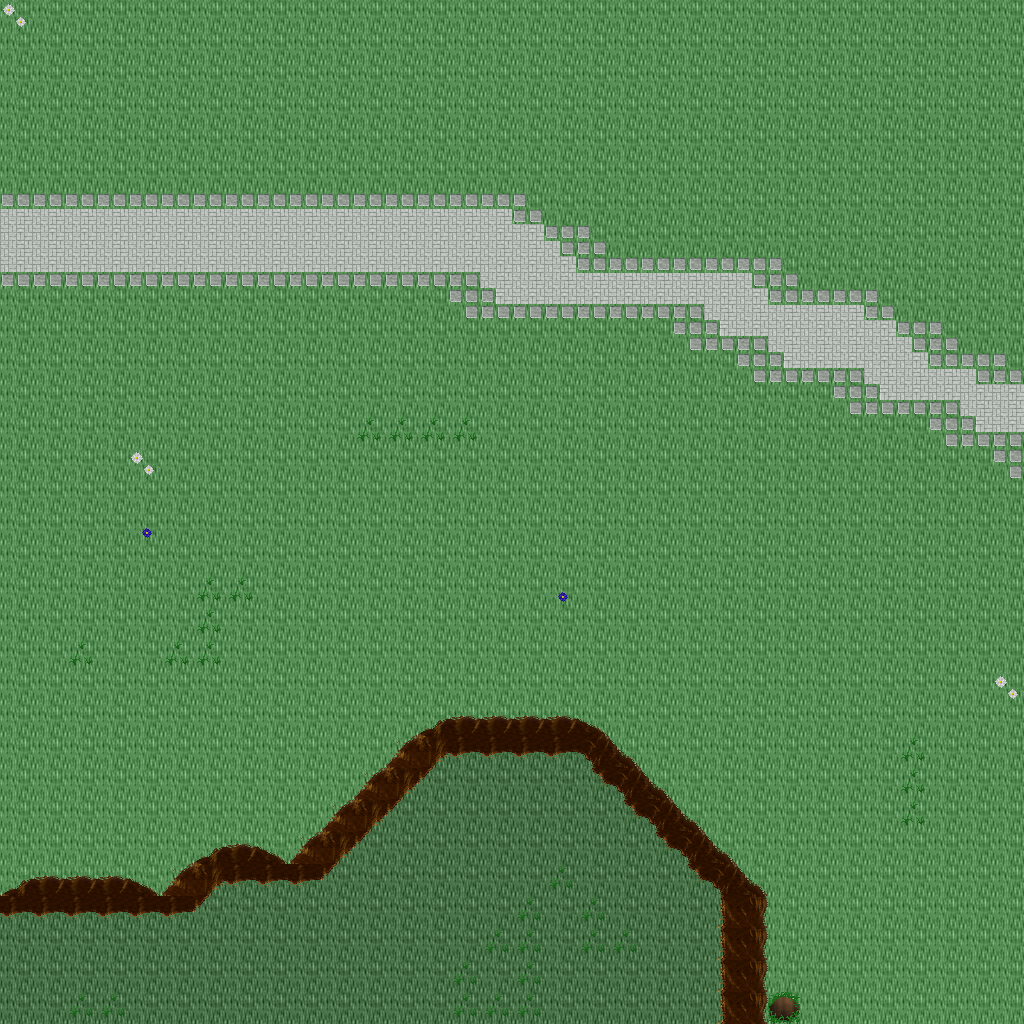

This is a level from a 2D game, rendered from its Tiled map with the project's own tilesets. A one-line summary and the map file follow, with tile-layer data summarised:
An orthogonal 32x32 tile map with 32x32 px tiles, 5 tile layers (Ground, Objects, Objects2, Above, ...), 1 hidden layer not drawn, 24 tilesets.

<map version="1.10" tiledversion="1.11.0" orientation="orthogonal" renderorder="right-down" width="32" height="32" tilewidth="32" tileheight="32" infinite="0" nextlayerid="11" nextobjectid="1">
 <tileset firstgid="1" name="ground_ground" tilewidth="32" tileheight="32" tilecount="33" columns="3">
  <image source="../drawable/ground_ground.png" width="96" height="352" />
 </tileset>
 <tileset firstgid="34" name="ground_ridge_earth_dark" tilewidth="32" tileheight="32" tilecount="96" columns="12">
  <image source="../drawable/ground_ridge_earth_dark.png" width="384" height="256" />
 </tileset>
 <tileset firstgid="130" name="plant_grasses" tilewidth="32" tileheight="32" tilecount="6" columns="3">
  <image source="../drawable/plant_grasses.png" width="96" height="64" />
 </tileset>
 <tileset firstgid="136" name="ground_grass_edges" tilewidth="32" tileheight="32" tilecount="36" columns="12">
  <image source="../drawable/ground_grass_edges.png" width="384" height="96" />
 </tileset>
 <tileset firstgid="172" name="ground_rock_pebbles" tilewidth="32" tileheight="32" tilecount="3" columns="1">
  <image source="../drawable/ground_rock_pebbles.png" width="32" height="96" />
 </tileset>
 <tileset firstgid="175" name="plant_flower_daisy_blue" tilewidth="32" tileheight="32" tilecount="8" columns="2">
  <image source="../drawable/plant_flower_daisy_blue.png" width="64" height="128" />
 </tileset>
 <tileset firstgid="183" name="plant_flower_daisy_white" tilewidth="32" tileheight="32" tilecount="8" columns="2">
  <image source="../drawable/plant_flower_daisy_white.png" width="64" height="128" />
 </tileset>
 <tileset firstgid="191" name="ground_cobbled_paving" tilewidth="32" tileheight="32" tilecount="1" columns="1">
  <image source="../drawable/ground_cobbled_paving.png" width="32" height="32" />
 </tileset>
 <tileset firstgid="192" name="item_pot_dark_barrel" tilewidth="32" tileheight="32" tilecount="2" columns="1">
  <image source="../drawable/item_pot_dark_barrel.png" width="32" height="64" />
 </tileset>
 <tileset firstgid="194" name="item_statue_green_stone" tilewidth="32" tileheight="32" tilecount="12" columns="4">
  <image source="../drawable/item_statue_green_stone.png" width="128" height="96" />
 </tileset>
 <tileset firstgid="206" name="logic_creature_orc" tilewidth="32" tileheight="32" tilecount="6" columns="6">
  <image source="../drawable/logic_creature_orc.png" width="192" height="32" />
 </tileset>
 <tileset firstgid="212" name="logic_creature_gnome" tilewidth="32" tileheight="32" tilecount="6" columns="6">
  <image source="../drawable/logic_creature_gnome.png" width="192" height="32" />
 </tileset>
 <tileset firstgid="218" name="logic_creature_animal" tilewidth="32" tileheight="32" tilecount="32" columns="8">
  <image source="../drawable/logic_creature_animal.png" width="256" height="128" />
 </tileset>
 <tileset firstgid="250" name="logic_item_sign" tilewidth="32" tileheight="32" tilecount="1" columns="1">
  <image source="../drawable/logic_item_sign.png" width="32" height="32" />
 </tileset>
 <tileset firstgid="251" name="logic_collision" tilewidth="32" tileheight="32" tilecount="1" columns="1">
  <image source="../drawable/logic_collision.png" width="32" height="32" />
 </tileset>
 <tileset firstgid="252" name="logic_portal" tilewidth="32" tileheight="32" tilecount="24" columns="8">
  <image source="../drawable/logic_portal.png" width="256" height="96" />
 </tileset>
 <tileset firstgid="276" name="ground_pothole" tilewidth="32" tileheight="32" tilecount="4" columns="4">
  <image source="../drawable/ground_pothole.png" width="128" height="32" />
 </tileset>
 <tileset firstgid="280" name="object_suspension_bridge" tilewidth="32" tileheight="32" tilecount="24" columns="3">
  <image source="../drawable/object_suspension_bridge.png" width="96" height="256" />
 </tileset>
 <tileset firstgid="304" name="item_corpse_huge_animal" tilewidth="32" tileheight="32" tilecount="16" columns="2">
  <image source="../drawable/item_corpse_huge_animal.png" width="64" height="256" />
 </tileset>
 <tileset firstgid="320" name="ground_green_paving" tilewidth="32" tileheight="32" tilecount="18" columns="3">
  <image source="../drawable/ground_green_paving.png" width="96" height="192" />
 </tileset>
 <tileset firstgid="338" name="logic_protection" tilewidth="32" tileheight="32" tilecount="2" columns="2">
  <image source="../drawable/logic_protection.png" width="64" height="32" />
 </tileset>
 <tileset firstgid="340" name="building_chimney_smoke" tilewidth="32" tileheight="32" tilecount="40" columns="4">
  <image source="../drawable/building_chimney_smoke.png" width="128" height="320" />
 </tileset>
 <tileset firstgid="380" name="building_huts" tilewidth="32" tileheight="32" tilecount="338" columns="26">
  <image source="../drawable/building_huts.png" width="832" height="416" />
 </tileset>
 <tileset firstgid="718" name="light_door_light" tilewidth="32" tileheight="32" tilecount="12" columns="3">
  <image source="../drawable/light_door_light.png" width="96" height="128" />
 </tileset>
 <layer id="1" name="Ground" width="32" height="32">
  <data>[1024 cells, 1024 non-empty, 3 distinct tile ids]</data>
 </layer>
 <layer id="2" name="Objects" width="32" height="32">
  <data>[1024 cells, 170 non-empty, 22 distinct tile ids]</data>
 </layer>
 <layer id="3" name="Objects2" width="32" height="32">
  <data>[1024 cells, 0 non-empty, 0 distinct tile ids]</data>
 </layer>
 <layer id="4" name="Above" width="32" height="32">
  <data>[1024 cells, 0 non-empty, 0 distinct tile ids]</data>
 </layer>
 <layer id="5" name="Above2" width="32" height="32">
  <data>[1024 cells, 0 non-empty, 0 distinct tile ids]</data>
 </layer>
 <layer id="6" name="Walkable" width="32" height="32" visible="0">
  <data>[1024 cells, 55 non-empty, 1 distinct tile ids]</data>
 </layer>
 <objectgroup id="7" name="Mapevents" />
 <objectgroup id="8" name="Spawn" />
 <objectgroup id="9" name="Keys" />
 <objectgroup id="10" name="Replace" />
</map>
